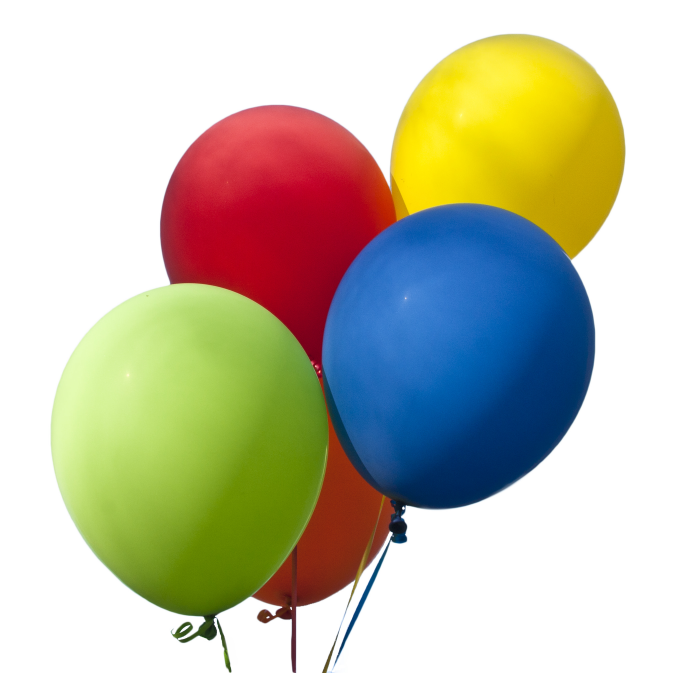
#> input picture yolov5/samples/001.jpg, 2048 x 2019 px (shown at 1/3 size)
$ python -i Color.py   (imports and definitions only)
#> lines starting #> are read from the running program, lines starting #| are printed output that depends on the picture; after the words box and inside, x2 and y2 are one past the last pixel; in counts of white or black regions, pixels touching at a corner belong together
#> further down, picture is the input picture: shape (2019, 2048, 3); mean B, G, R 169.7, 191, 193.5
import sys
#sys.path.remove('/opt/ros/kinetic/lib/python2.7/dist-packages')
import cv2
import pyrealsense2 as rs
import numpy as np
import math
import socket

DEBUG = 1

# [11 lines left out: function get_depth_img, not called in this run]


def detect_color(img):
    b, g, r = cv2.split(img)
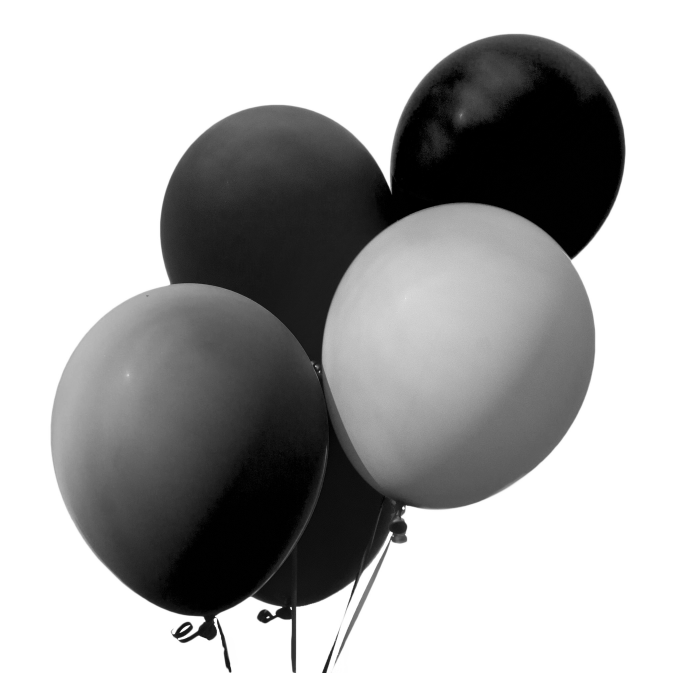
#> b: shape (2019, 2048) (shown at 1/3 size); min 0, max 255, mean 169.7
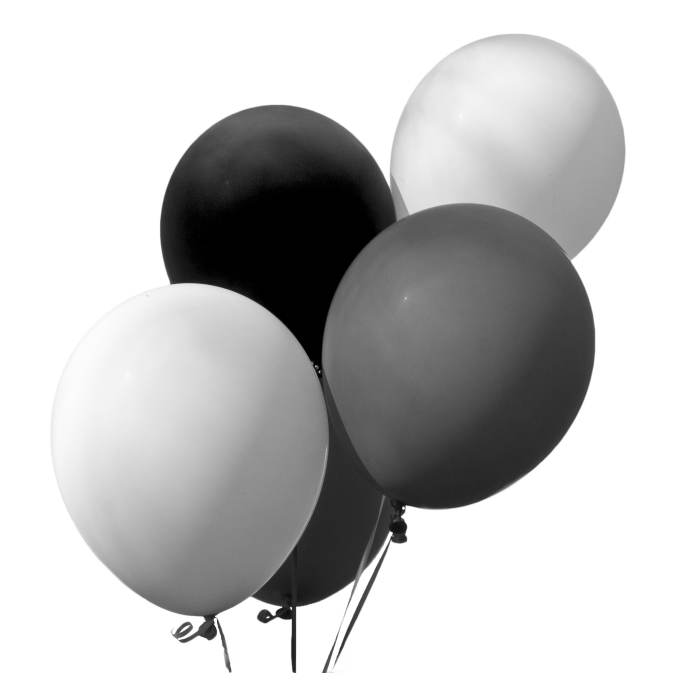
#> g: shape (2019, 2048) (shown at 1/3 size); min 0, max 255, mean 191
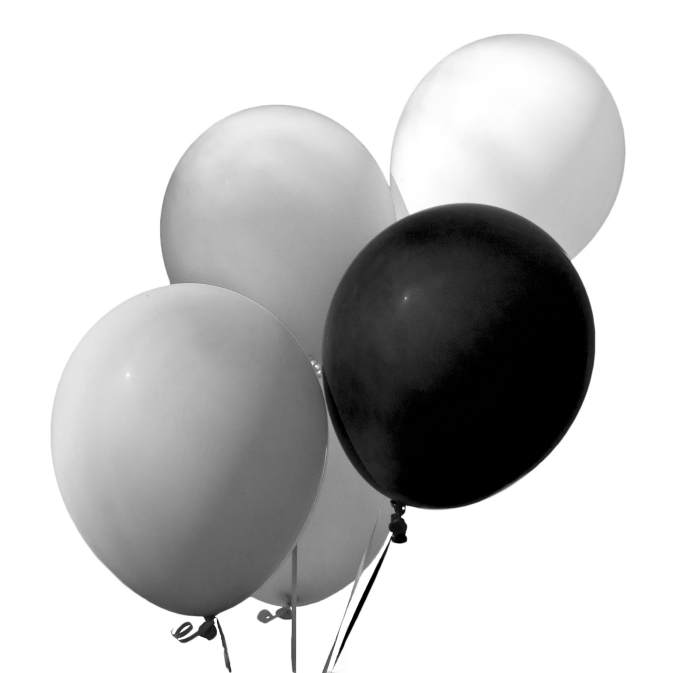
#> r: shape (2019, 2048) (shown at 1/3 size); min 0, max 255, mean 193.5
    img_green = cv2.subtract(g, r)
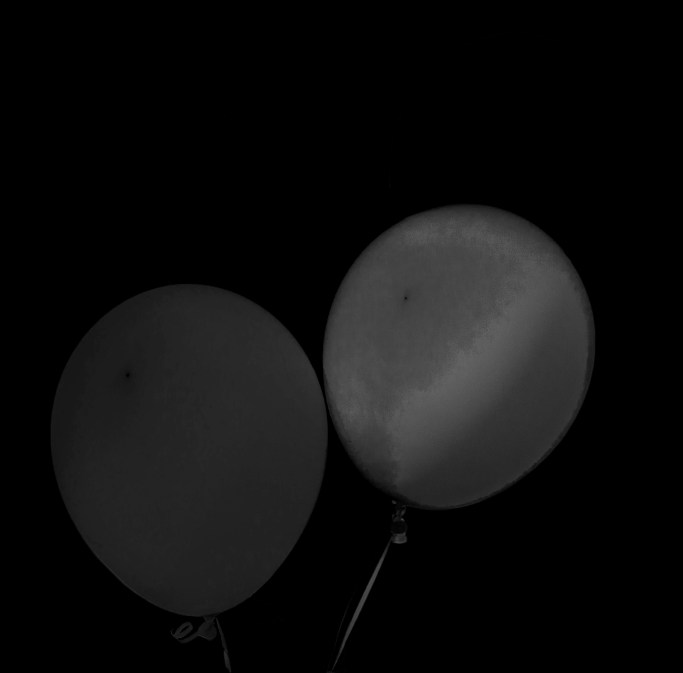
#> img_green: shape (2019, 2048) (shown at 1/3 size); min 0, max 106, mean 14.5
    img_blue = cv2.subtract(g, b)
    _, img_green = cv2.threshold(img_green, 20, 255, cv2.THRESH_BINARY)
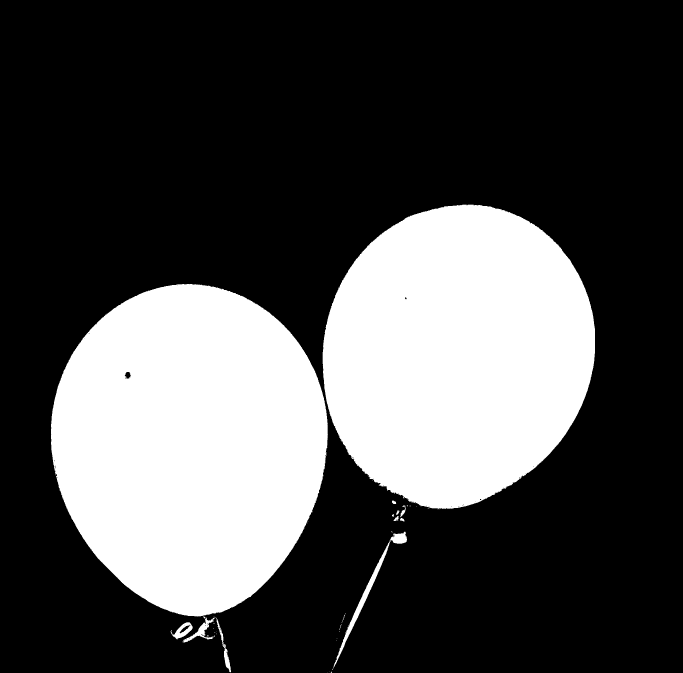
#> img_green: shape (2019, 2048) (shown at 1/3 size); 29.6% white; 52 white regions (40 under 20 px), largest, box (x1, y1, x2, y2) and area: (153, 852, 984, 1850) 634057, (968, 614, 1785, 1528) 578238, (996, 1595, 1221, 2010) 5838
    _, img_blue = cv2.threshold(img_blue, 20, 255, cv2.THRESH_BINARY)
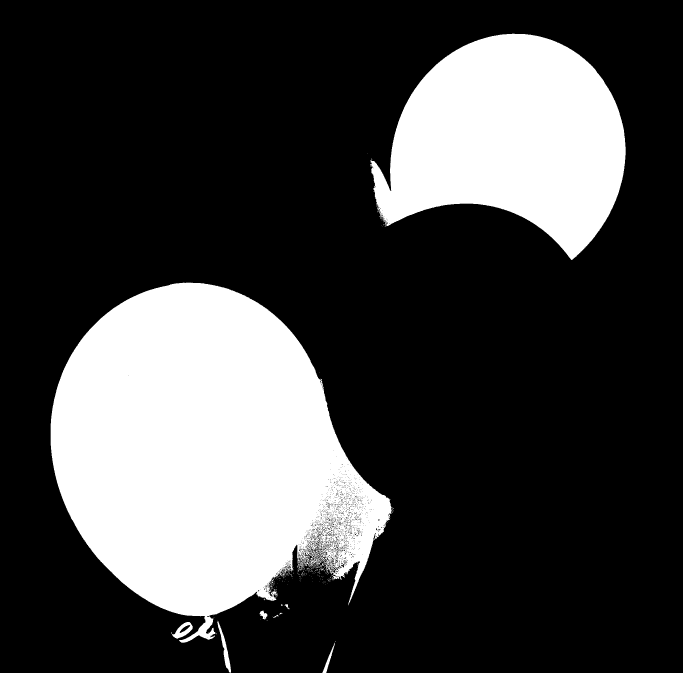
#> img_blue: shape (2019, 2048) (shown at 1/3 size); 25.4% white; 276 white regions (263 under 20 px), largest, box (x1, y1, x2, y2) and area: (152, 848, 1177, 1928) 706318, (1110, 101, 1877, 780) 339889, (652, 1862, 693, 2018) 1523
    img_mix = img_green & img_blue
#> img_mix: shape (2019, 2048); 15.4% white; 15 white regions (11 under 20 px), largest, box (x1, y1, x2, y2) and area: (153, 852, 984, 1849) 633910, (547, 1851, 641, 1928) 1619, (513, 1867, 578, 1916) 1302, (652, 1862, 693, 2017) 1126

    #cv2.imshow("img_mix", img_mix)

    kernal = np.ones((3, 3), "uint8")
    img_mix = cv2.dilate(img_mix, kernal)
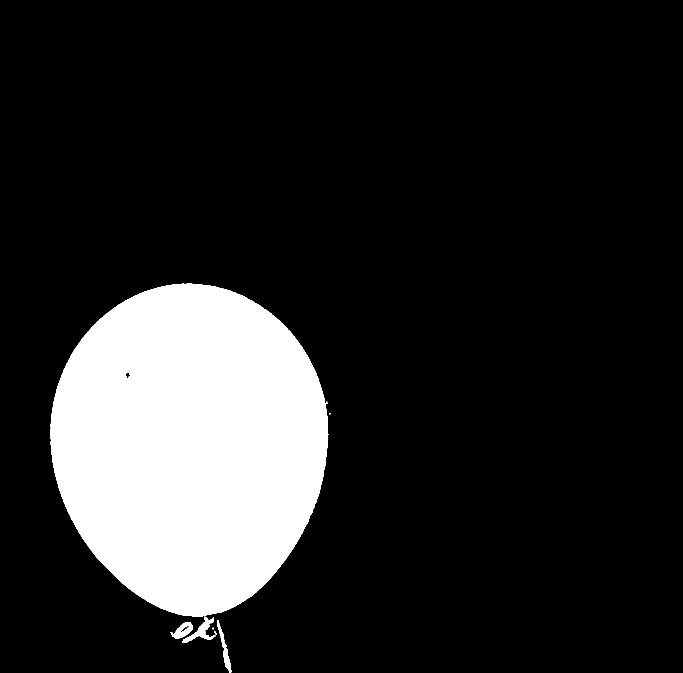
#> img_mix: shape (2019, 2048) (shown at 1/3 size); 15.6% white; 11 white regions (6 under 20 px), largest, box (x1, y1, x2, y2) and area: (152, 851, 985, 1850) 637799, (546, 1850, 646, 1929) 2187, (512, 1866, 579, 1917) 1663, (651, 1861, 694, 2018) 1598, (619, 1905, 627, 1910) 36

    if(DEBUG):
        cv2.imshow("threshold_img", img_mix)
    return img_mix


class TaskOne:
    # [189 lines left out: functions __init__, d435i_init, get_center_area, getContours, detect, not called in this run]

# [3 lines not run here, left out]

>>> import cv2
>>> picture = cv2.imread('yolov5/samples/001.jpg')
>>> result = detect_color(picture)

$ run again, on yolov5/samples/003.jpg
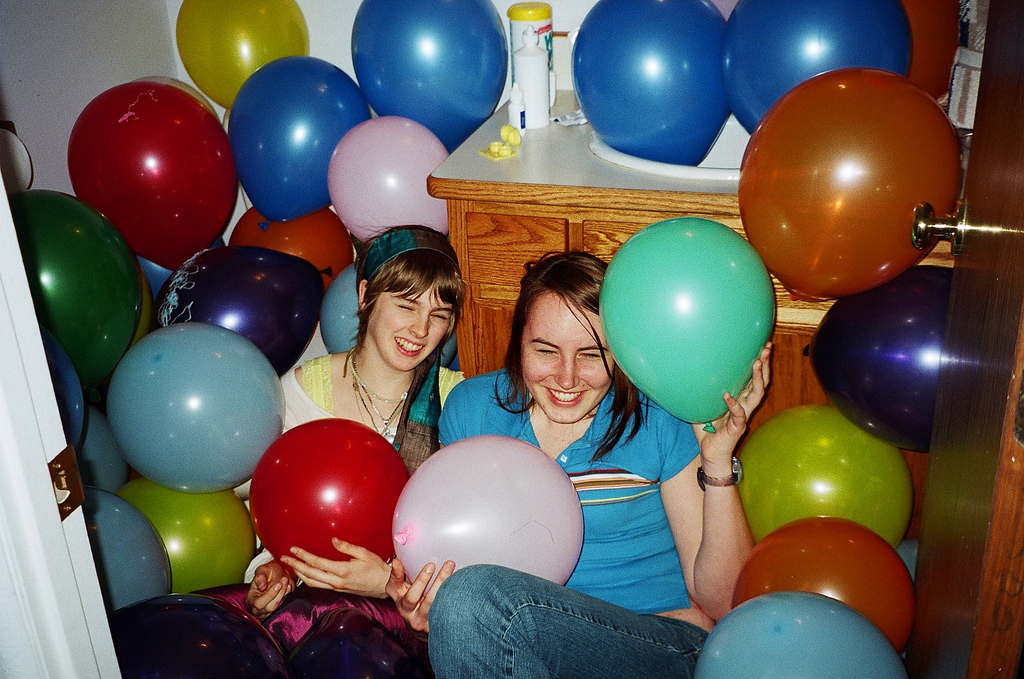
#> input picture yolov5/samples/003.jpg, 1024 x 679 px
#> picture is the input picture: shape (679, 1024, 3); mean B, G, R 85.5, 92.3, 98.8
#> in detect_color, `_, img_green = cv2.threshold(img_green, 20, 255, cv2.THRESH_BINARY)`:
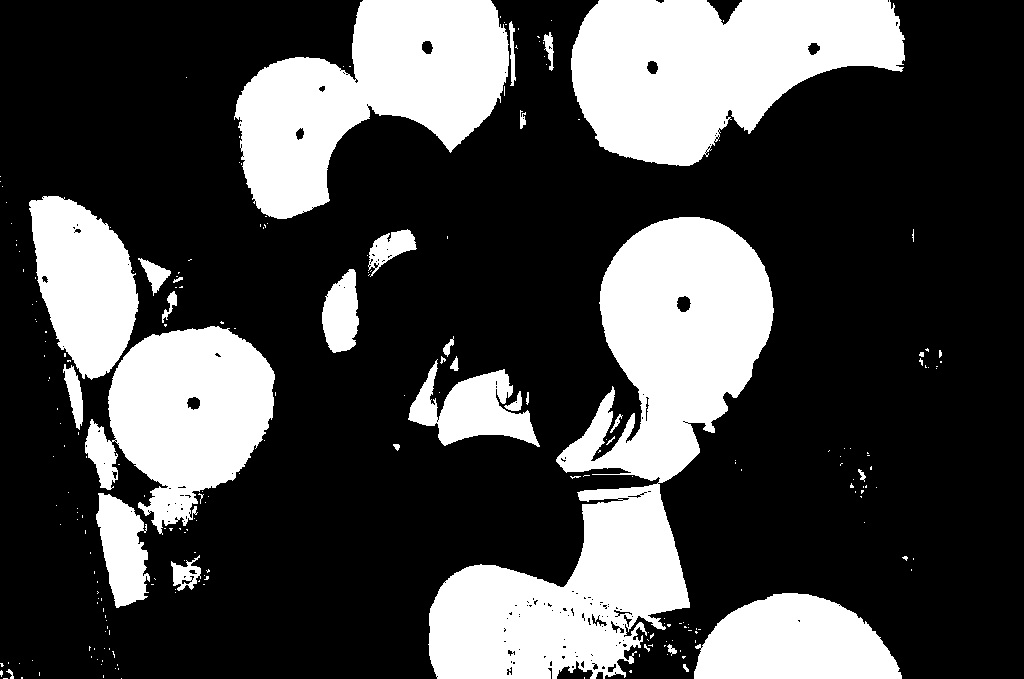
#> img_green: shape (679, 1024); 28.8% white; 235 white regions (203 under 20 px), largest, box (x1, y1, x2, y2) and area: (428, 217, 774, 679) 63201, (571, 0, 905, 166) 36996, (234, 0, 509, 219) 32723
#> in detect_color, `img_mix = cv2.dilate(img_mix, kernal)`:
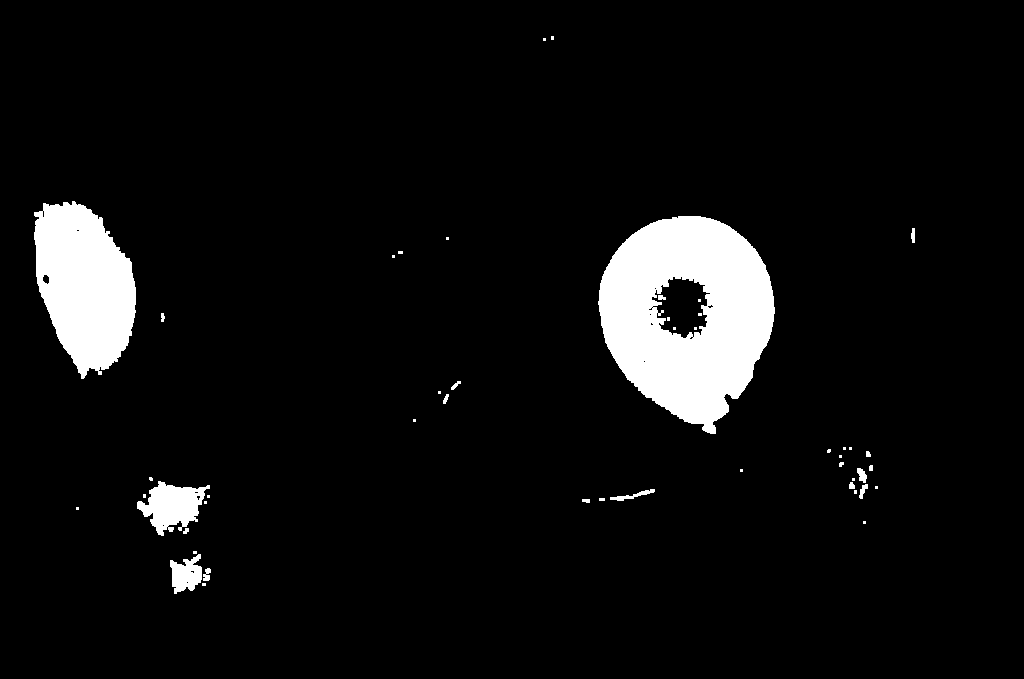
#> img_mix: shape (679, 1024); 6% white; 48 white regions (29 under 20 px), largest, box (x1, y1, x2, y2) and area: (598, 216, 775, 434) 25209, (34, 201, 136, 379) 12671, (137, 481, 210, 536) 2196
